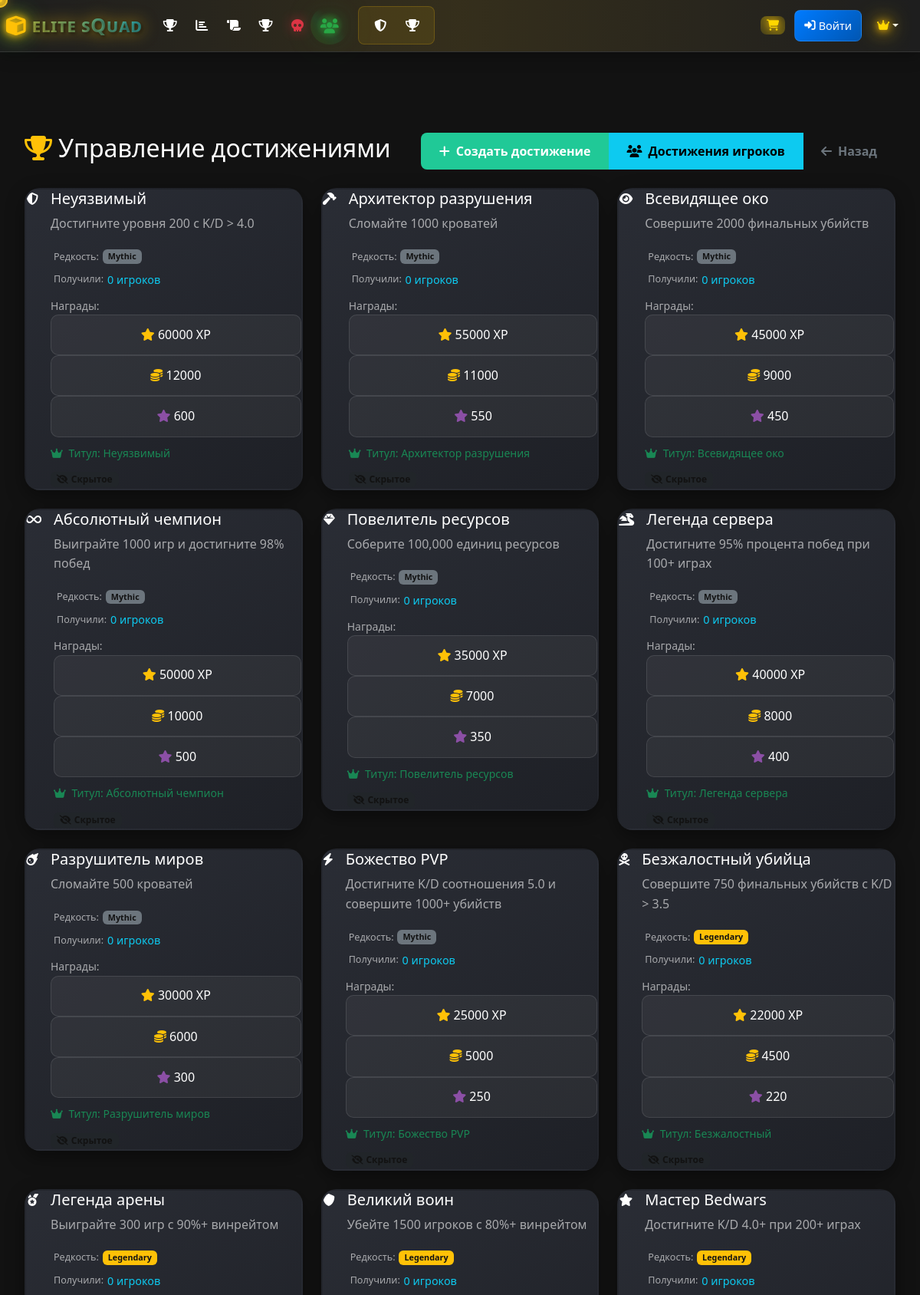
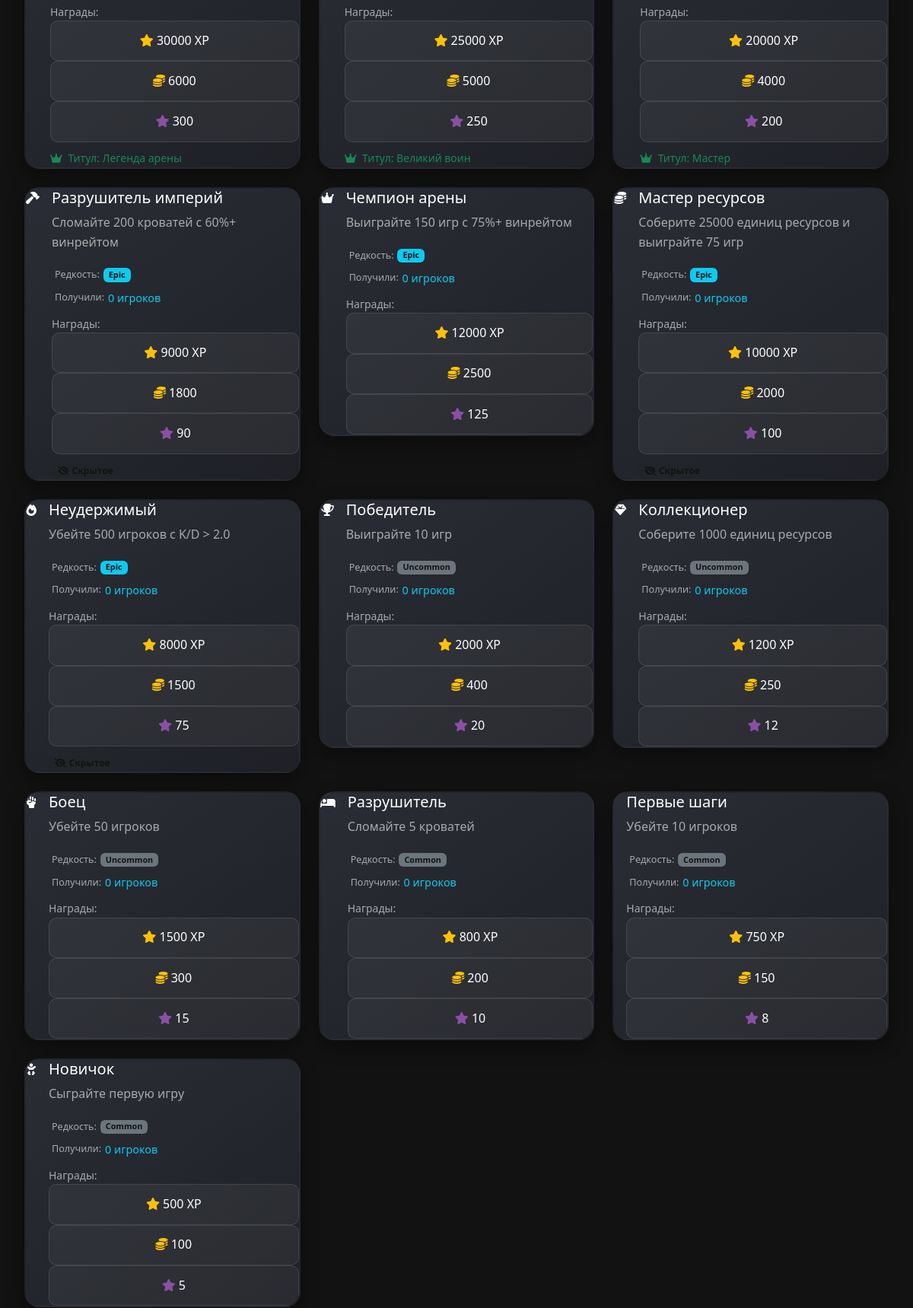
The app's page /admin/achievements (signed in, upper part) with its own data (2 pictures, top to bottom).
### models.py (models this page shows, shortened)
class Achievement(db.Model):
    id = db.Column(db.Integer, primary_key=True)
    title = db.Column(db.String(200), nullable=False)
    description = db.Column(db.Text, nullable=False)
    icon = db.Column(db.String(50), default='fas fa-medal')
    rarity = db.Column(db.String(20), default='common')  # common, uncommon, epic, legendary, mythic
    unlock_condition = db.Column(db.Text, nullable=False)  # JSON condition
    reward_xp = db.Column(db.Integer, default=0)
    reward_coins = db.Column(db.Integer, default=0)
    reward_reputation = db.Column(db.Integer, default=0)
    reward_title = db.Column(db.String(100), nullable=True) # reward_title removed - titles should be separate system
    is_hidden = db.Column(db.Boolean, default=False)
    created_at = db.Column(db.DateTime, default=datetime.utcnow)
    player_achievements = db.relationship('PlayerAchievement', backref='achievement', lazy=True)

### routes.py (the view)
@app.route('/admin/achievements')
def admin_achievements():
    if not session.get('is_admin', False):
        flash('Доступ запрещен!', 'error')
        return redirect(url_for('login'))
    if Achievement.query.count() == 0:
        Achievement.create_default_achievements()
    achievements = Achievement.query.order_by(Achievement.created_at.desc()).all()
    players = Player.query.order_by(Player.nickname).all()
    player_achievements = PlayerAchievement.query.join(Player).join(Achievement).order_by(PlayerAchievement.earned_at.desc()).limit(50).all()
    return render_template('admin_achievements.html',
                         achievements=achievements,
                         players=players,
                         player_achievements=player_achievements,
                         PlayerAchievement=PlayerAchievement)

### templates/admin_achievements.html (shortened to what this page needs)
{% extends "base.html" %}
{% block content %}
<div class="container-fluid py-4">
    <div class="d-flex justify-content-between align-items-center mb-4">
        <h2 class="page-title">
            <i class="fas fa-trophy text-warning me-2"></i>Управление достижениями
        </h2>
        <div class="btn-group">
            <button class="btn btn-success" data-bs-target="#createAchievementModal" data-bs-toggle="modal">
                <i class="fas fa-plus me-2"></i>Создать достижение
            </button>
            <a href="{{ url_for('admin_player_achievements') }}" class="btn btn-info">
                <i class="fas fa-users me-2"></i>Достижения игроков
            </a>
            <a href="{{ url_for('admin') }}" class="btn btn-outline-secondary">
                <i class="fas fa-arrow-left me-2"></i>Назад
            </a>
        </div>
    </div>
    <div class="row g-4 mb-5">
        {% for achievement in achievements %}
        <div class="col-12 col-md-6 col-lg-4">
            <div class="achievement-card {{ achievement.rarity }}">
                <div class="achievement-header d-flex align-items-start justify-content-between">
                    <div class="achievement-icon me-3">
                        <i class="{{ achievement.icon }} fa-2x"></i>
                    </div>
                    <div class="flex-grow-1">
                        <h5 class="achievement-title">{{ achievement.title }}</h5>
                        <p class="achievement-description text-muted">{{ achievement.description }}</p>
                        <div class="achievement-stats mt-3">
                            <div class="stat-item">
                                <small class="text-muted">Редкость:</small>
                                <span class="badge bg-{{ 'warning' if achievement.rarity == 'legendary' else 'info' if achievement.rarity == 'epic' else 'success' if achievement.rarity == 'rare' else 'secondary' }}">
                                    {{ achievement.rarity.title() }}
                                </span>
                            </div>
                            <div class="stat-item">
                                <small class="text-muted">Получили:</small>
                                <span class="text-info">{{ achievement.earned_count or 0 }} игроков</span>
                            </div>
                        </div>
                        {% if achievement.reward_xp > 0 or achievement.reward_coins > 0 or achievement.reward_reputation > 0 %}
                        <div class="achievement-rewards mt-2">
                            <small class="text-muted d-block">Награды:</small>
                            <div class="rewards-list">
                                {% if achievement.reward_xp > 0 %}
                                <div class="reward-item">
                                    <i class="fas fa-star text-warning"></i>
                                    <span>{{ achievement.reward_xp }} XP</span>
                                </div>
                                {% endif %}
                                {% if achievement.reward_coins > 0 %}
                                <div class="reward-item">
                                    <i class="fas fa-coins text-warning"></i>
                                    <span>{{ achievement.reward_coins }}</span>
                                </div>
                                {% endif %}
                                {% if achievement.reward_reputation > 0 %}
                                <div class="reward-item">
                                    <i class="fas fa-star" style="color: #8B4FA5;"></i>
                                    <span>{{ achievement.reward_reputation }}</span>
                                </div>
                                {% endif %}
                            </div>
                        </div>
                        {% endif %}
                        {% if achievement.reward_title %}
                        <div class="reward-title mt-2">
                            <small class="text-success">
                                <i class="fas fa-crown me-1"></i>
                                Титул: {{ achievement.reward_title }}
                            </small>
                        </div>
                        {% endif %}
                        {% if achievement.is_hidden %}
                        <div class="hidden-badge mt-2">
                            <span class="badge bg-dark">
                                <i class="fas fa-eye-slash me-1"></i>Скрытое
                            </span>
                        </div>
                        {% endif %}
                    </div>
                </div>
            </div>
        </div>
        {% endfor %}
    </div>
</div>
{% endblock %}

### static/css/critical.css (style rules this page uses)
:root { --primary-green: #28a745; --secondary-green: #20c997; --tertiary-green: #17a2b8; --light-green: #32cd32; --dark-bg: #0a0a0a; --card-bg: rgba(26, 26, 46, 0.9); --text-light: rgba(255, 255, 255, 0.9); --border-color: rgba(255, 255, 255, 0.1); }
body { font-family: 'Segoe UI', Tahoma, Geneva, Verdana, sans-serif; background: linear-gradient(135deg, var(--dark-bg) 0%, #1a1a2e 50%, var(--dark-bg) 100%); color: var(--text-light); margin: 0; padding: 0; min-height: 100vh; }
.container, .container-fluid { max-width: 1200px; margin: 0 auto; padding: 0 1rem; }
.stat-item { text-align: center; padding: 0.5rem; }
.btn { border-radius: 8px; padding: 0.75rem 1.5rem; font-weight: 600; transition: all 0.3s ease; border: none; }
.btn-success { background: var(--secondary-green); color: white; }
.d-block { display: block; }
.d-flex { display: flex; }
.align-items-center { align-items: center; }
.justify-content-between { justify-content: space-between; }
.mt-3 { margin-top: 1rem; }

### records on screen
Achievement: title "Неуязвимый", description "Достигните уровня 200 с K/D > 4.0", rarity "Mythic", earned_count "0", reward_xp "60000", reward_coins "12000", reward_reputation "600", reward_title "Неуязвимый", is_hidden True (drawn)
Achievement: title "Архитектор разрушения", description "Сломайте 1000 кроватей", rarity "Mythic", earned_count "0", reward_xp "55000", reward_coins "11000", reward_reputation "550", reward_title "Архитектор разрушения", is_hidden True (drawn)
Achievement: title "Всевидящее око", description "Совершите 2000 финальных убийств", rarity "Mythic", earned_count "0", reward_xp "45000", reward_coins "9000", reward_reputation "450", reward_title "Всевидящее око", is_hidden True (drawn)
Achievement: title "Абсолютный чемпион", description "Выиграйте 1000 игр и достигните 98% побед", rarity "Mythic", earned_count "0", reward_xp "50000", reward_coins "10000", reward_reputation "500", reward_title "Абсолютный чемпион", is_hidden True (drawn)
Achievement: title "Повелитель ресурсов", description "Соберите 100,000 единиц ресурсов", rarity "Mythic", earned_count "0", reward_xp "35000", reward_coins "7000", reward_reputation "350", reward_title "Повелитель ресурсов", is_hidden True (drawn)
Achievement: title "Легенда сервера", description "Достигните 95% процента побед при 100+ играх", rarity "Mythic", earned_count "0", reward_xp "40000", reward_coins "8000", reward_reputation "400", reward_title "Легенда сервера", is_hidden True (drawn)
Achievement: title "Разрушитель миров", description "Сломайте 500 кроватей", rarity "Mythic", earned_count "0", reward_xp "30000", reward_coins "6000", reward_reputation "300", reward_title "Разрушитель миров", is_hidden True (drawn)
Achievement: title "Божество PVP", description "Достигните K/D соотношения 5.0 и совершите 1000+ убийств", rarity "Mythic", earned_count "0", reward_xp "25000", reward_coins "5000", reward_reputation "250", reward_title "Божество PVP", is_hidden True (drawn)
Achievement: title "Безжалостный убийца", description "Совершите 750 финальных убийств с K/D > 3.5", rarity "Legendary", earned_count "0", reward_xp "22000", reward_coins "4500", reward_reputation "220", reward_title "Безжалостный", is_hidden True (drawn)
Achievement: title "Легенда арены", description "Выиграйте 300 игр с 90%+ винрейтом", rarity "Legendary", is_hidden "0", reward_xp "30000", reward_coins "6000", reward_reputation "300", reward_title "Легенда арены"
Achievement: title "Великий воин", description "Убейте 1500 игроков с 80%+ винрейтом", rarity "Legendary", is_hidden "0", reward_xp "25000", reward_coins "5000", reward_reputation "250", reward_title "Великий воин"
Achievement: title "Мастер Bedwars", description "Достигните K/D 4.0+ при 200+ играх", rarity "Legendary", is_hidden "0", reward_xp "20000", reward_coins "4000", reward_reputation "200", reward_title "Мастер"
Achievement: title "Разрушитель империй", description "Сломайте 200 кроватей с 60%+ винрейтом", rarity "Epic", earned_count "0", reward_xp "9000", reward_coins "1800", reward_reputation "90", is_hidden True (drawn)
Achievement: title "Чемпион арены", description "Выиграйте 150 игр с 75%+ винрейтом", rarity "Epic", is_hidden "0", reward_xp "12000", reward_coins "2500", reward_reputation "125"
Achievement: title "Мастер ресурсов", description "Соберите 25000 единиц ресурсов и выиграйте 75 игр", rarity "Epic", earned_count "0", reward_xp "10000", reward_coins "2000", reward_reputation "100", is_hidden True (drawn)
Achievement: title "Неудержимый", description "Убейте 500 игроков с K/D > 2.0", rarity "Epic", earned_count "0", reward_xp "8000", reward_coins "1500", reward_reputation "75", is_hidden True (drawn)
Achievement: title "Победитель", description "Выиграйте 10 игр", rarity "Uncommon", is_hidden "0", reward_xp "2000", reward_coins "400", reward_reputation "20"
Achievement: title "Коллекционер", description "Соберите 1000 единиц ресурсов", rarity "Uncommon", is_hidden "0", reward_xp "1200", reward_coins "250", reward_reputation "12"
Achievement: title "Боец", description "Убейте 50 игроков", rarity "Uncommon", is_hidden "0", reward_xp "1500", reward_coins "300", reward_reputation "15"
Achievement: title "Разрушитель", description "Сломайте 5 кроватей", rarity "Common", is_hidden "0", reward_xp "800", reward_coins "200", reward_reputation "10"
Achievement: title "Первые шаги", description "Убейте 10 игроков", rarity "Common", is_hidden "0", reward_xp "750", reward_coins "150", reward_reputation "8"
Achievement: title "Новичок", description "Сыграйте первую игру", rarity "Common", is_hidden "0", reward_xp "500", reward_coins "100", reward_reputation "5"
